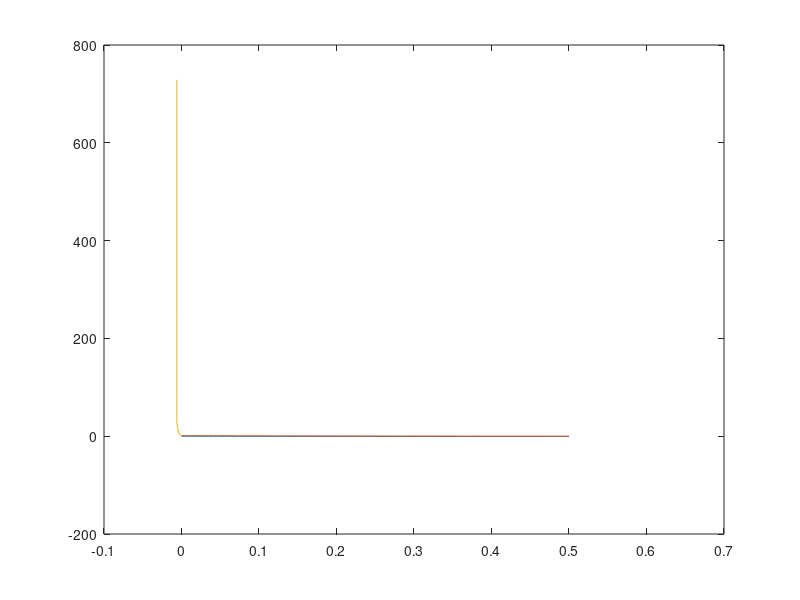

This figure's MATLAB source:
%% One diff eqs
dy=@(x,y) -1000*y+x*exp(y);
%f1prime=@(x,y1,y2) dy1(x,y1,y2)-2*dy2(x,y1,y2);

x(1)=0;
y(1)=1;

error_y(1)=0;

n=5;
xf=0.1;
dx=(xf-x(1))/n;

for i=1:n
    x(i+1)=x(i)+dx; %#ok<SAGROW>
    y(i+1)=y(i)+dx*dy(x(i),y(i)); %#ok<SAGROW>
    %error_y1(i+1)=abs(fprime(x(i),y(i))*dx^2/2); %#ok<SAGROW>
end

disp(y)

%% Two diff eqs
dy1=@(x,y1,y2) y1-2*y2;
dy2=@(x,y1,y2) 2*y1-4*y2;
f1prime=@(x,y1,y2) dy1(x,y1,y2)-2*dy2(x,y1,y2);
f2prime=@(x,y1,y2) 2*dy1(x,y1,y2)-4*dy2(x,y1,y2);

x(1)=0;
y1(1)=0;
y2(1)=1;

error_y1(1)=0;
error_y2(1)=0;

n=100;
xf=0.5;
dx=(xf-x(1))/n;

for i=1:n
    x(i+1)=x(i)+dx; %#ok<SAGROW>
    y1(i+1)=y1(i)+dx*dy1(x(i),y1(i),y2(i)); %#ok<SAGROW>
    y2(i+1)=y2(i)+dx*dy2(x(i),y1(i),y2(i)); %#ok<SAGROW>

    error_y1(i+1)=abs(f1prime(x(i),y1(i),y2(i))*dx^2/2); %#ok<SAGROW>
    error_y2(i+1)=abs(f2prime(x(i),y1(i),y2(i))*dx^2/2); %#ok<SAGROW>
end

plot(x, y1); hold on;
plot(x, y2)
%% Explicit Euler with error control (What the built in function does)
f=@(x,y) -1000*y+x*exp(y);
fprime=@(x,y) -1000*f(x,y)+exp(y)+x*exp(y)*f(x,y);
lambda=@(x,y) f(x,y)/y;

x(1)=0;
y(1)=1;
xf=1;

TOL=1e-6;

for i=1:10000
    if x(i) >= xf
        break
    end
    dx_error=sqrt(TOL*2/abs(fprime(x(i),y(i))));
    dx_stability=2/lambda(x(i),y(i));
    dx=min([dx_error,dx_stability]);
    x(i+1)=x(i)+dx; %#ok<SAGROW>
    y(i+1)=y(i)+dx*f(x(i),y(i)); %#ok<SAGROW>
end

plot(x, y)